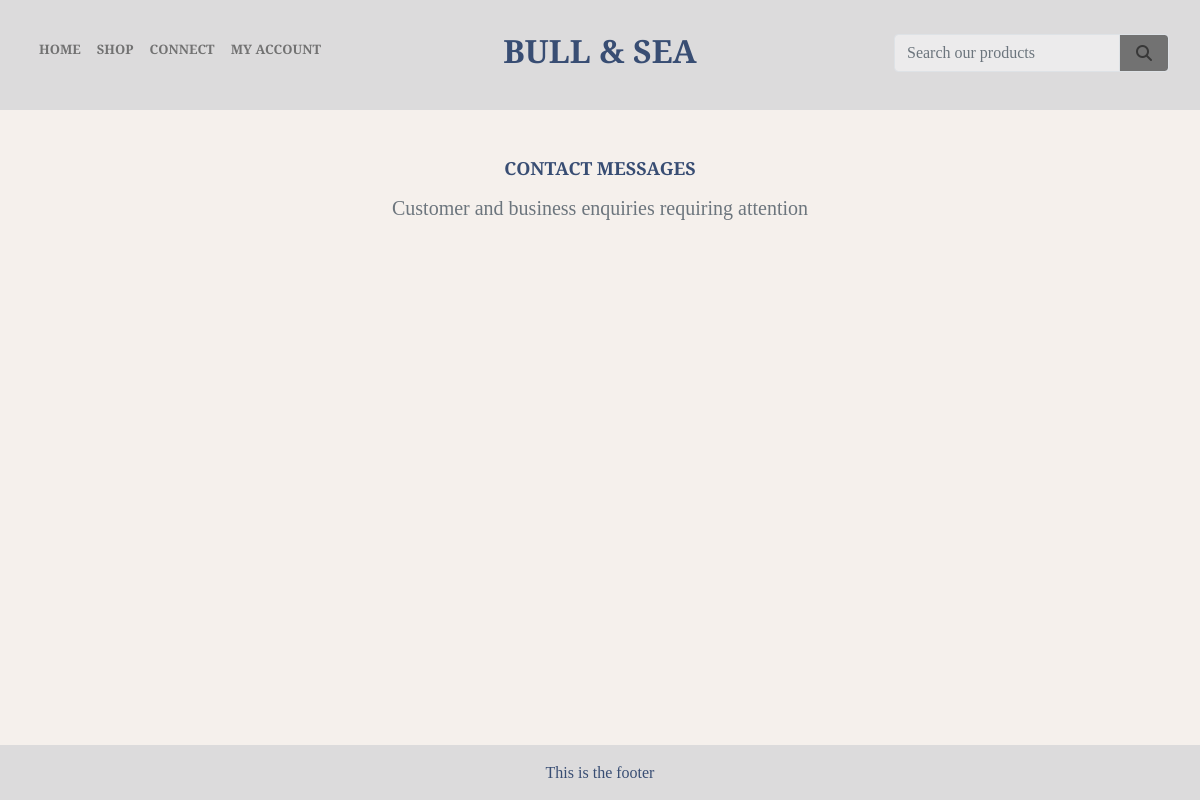
The app's page /contact-management/ (signed in), older data.
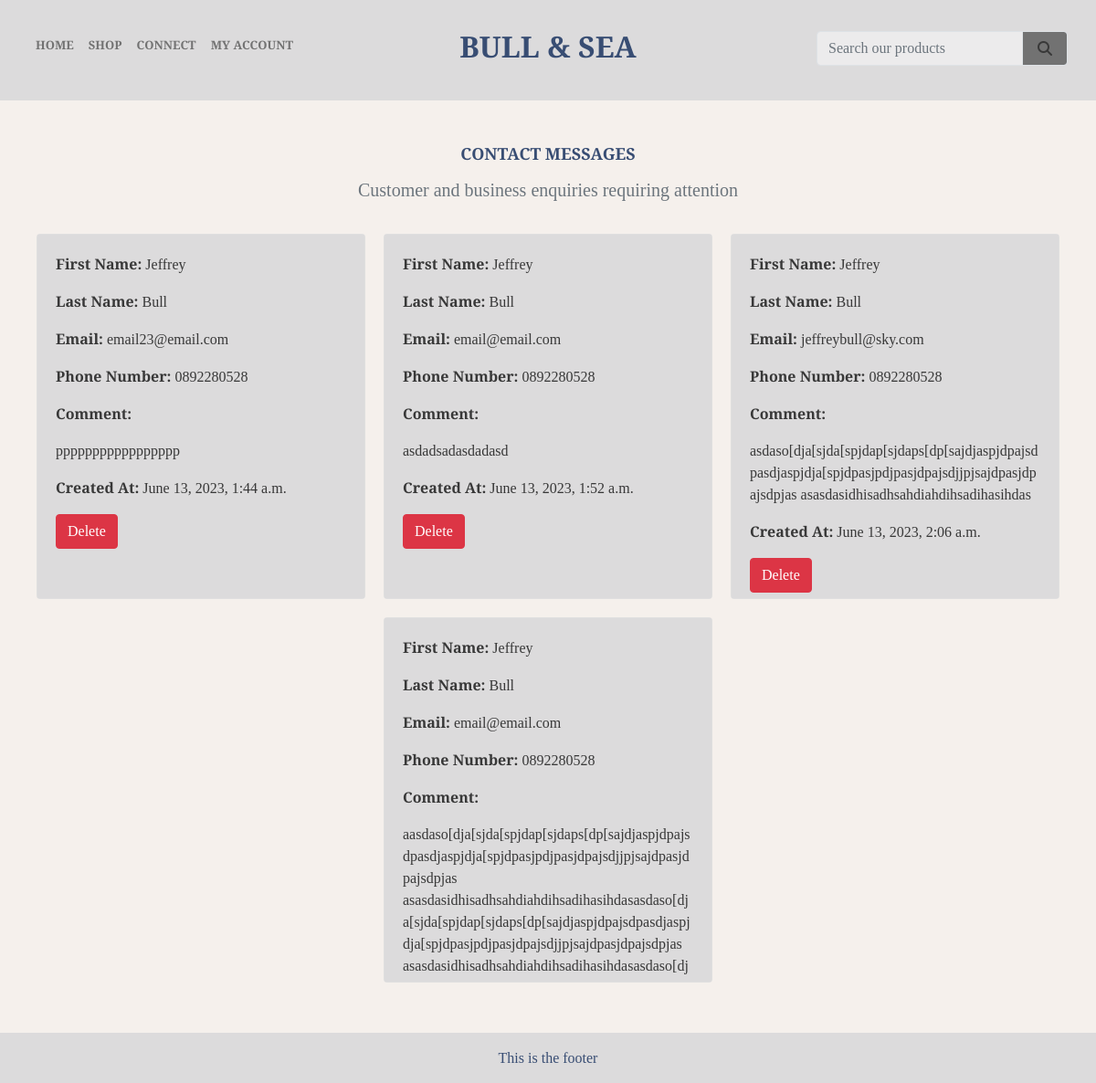
The same page, newer data.
### home/models.py (models this page shows)
class ContactForm(models.Model):
    form_id = models.AutoField(primary_key=True)
    first_name = models.CharField(max_length=100)
    last_name = models.CharField(max_length=100)
    email = models.EmailField()
    phone_number = models.CharField(max_length=20)
    comment = models.TextField()
    created_at = models.DateTimeField(auto_now_add=True)

### home/views.py (the view)
# urls.py: path('contact-management/', contact_form_management_view, name='contact_management'),  # noqa
@login_required
def contact_form_management_view(request):
    if not request.user.is_superuser:
        messages.error(request, 'Sorry, only store owners can do that.')
        return redirect(reverse('home'))
    contact_forms = ContactForm.objects.all()
    return render(request, 'home/contact_form_management.html', {'contact_forms': contact_forms})  # noqa

### bag/contexts.py (called while the page is built, shortened)
def bag_contents(request):
    bag_items = []
    total = 0
    product_count = 0
    bag = request.session.get('bag', {})
    delivery = total * Decimal(settings.STANDARD_DELIVERY_PERCENTAGE / 100)
    grand_total = delivery + total
    context = {
        'bag_items': bag_items,
        'total': total,
        'product_count': product_count,
        'delivery': delivery,
        'grand_total': grand_total,
    }
    return context

### products/context_processors.py (called while the page is built)
def categories_and_products(request):
    categories = Category.objects.all()
    products = Product.objects.all()
    return {
        'categories': categories,
        'products': products
    }

### products/models.py (called while the page is built)
    def get_friendly_name(self):
        return self.friendly_name

### home/templates/home/contact_form_management.html (shortened to what this page needs)
{% extends "base.html" %}
{% block page_header %}
<div class="container header-container">
</div>
{% endblock %}
{% block content %}
<div class="overlay"></div>
<div class="container-fluid px-0 text-center">
    <div class="row justify-content-center">
        <div class="col-12 col-md-6 hr-prod-spacer">
            <hr class="pt-2">
            <h2 class="logo-font sub-header2-font">Contact Messages</h2>
            <h5 class="text-muted pt-2">Customer and business enquiries requiring attention</h5>
            <hr class="mb-2">
        </div>
    </div>
    <div class="row mb-5">
        <div class="container-fluid">
            <div class="card-container cmt-card-container">
                {% for contact_form in contact_forms %}
                <div class="card cmt-card">
                    <div class="card-body cmt-card-body contact-message-card text-left">
                        <p class="card-text"><strong>First Name:</strong> {{ contact_form.first_name }}</p>
                        <p class="card-text"><strong>Last Name:</strong> {{ contact_form.last_name }}</p>
                        <p class="card-text"><strong>Email:</strong> {{ contact_form.email }}</p>
                        <p class="card-text"><strong>Phone Number:</strong> {{ contact_form.phone_number }}</p>
                        <p class="card-text"><strong>Comment:</strong></p>
                        <p class="card-text comment-text">{{ contact_form.comment }}</p>
                        <p class="card-text"><strong>Created At:</strong> {{ contact_form.created_at }}</p>
                        {% if request.user.is_superuser %}
                        <form method="POST" action="{% url 'delete_message' message_id=contact_form.form_id %}">
                            <button type="submit" class="btn btn-danger">Delete</button>
                        </form>
                        {% endif %}
                    </div>
                </div>
                {% endfor %}
            </div>
        </div>
    </div>
</div>
{% endblock %}

Row changes from the older to the newer data that the page shows:
added ContactForm: first_name "Jeffrey", last_name "Bull", email "email23@email.com", phone_number "0892280528", comment "ppppppppppppppppp", created_at "June 13, 2023, 1:44 a.m.", shows "Delete"
added ContactForm: first_name "Jeffrey", last_name "Bull", email "email@email.com", phone_number "0892280528", comment "asdadsadasdadasd", created_at "June 13, 2023, 1:52 a.m.", shows "Delete"
added ContactForm: first_name "Jeffrey", last_name "Bull", email "jeffreybull@sky.com", phone_number "0892280528", comment "asdaso[dja[sjda[spjdap[sjdaps[dp[sajdjaspjdpajsdpasdjaspjdja[spjdpasjpdjpasjdpajsdjjpjsajdpasjdpajsdpjas asasdasidhisadhsahdiahdihsadihasihdas", created_at "June 13, 2023, 2:06 a.m.", shows "Delete"
added ContactForm: first_name "Jeffrey", last_name "Bull", email "email@email.com", phone_number "0892280528", comment "aasdaso[dja[sjda[spjdap[sjdaps[dp[sajdjaspjdpajsdpasdjaspjdja[spjdpasjpdjpasjdpajsdjjpjsajdpasjdpajsdpjas asasdasidhisadhsahdiahdihsadihasihdasasdaso[dja[sjda[spjdap[sjdaps[dp[sajdjaspjdpajsdpasdjaspjdja[spjdpasjpdjpasjdpajsdjjpjsajdpasjdpajsdpjas…"
